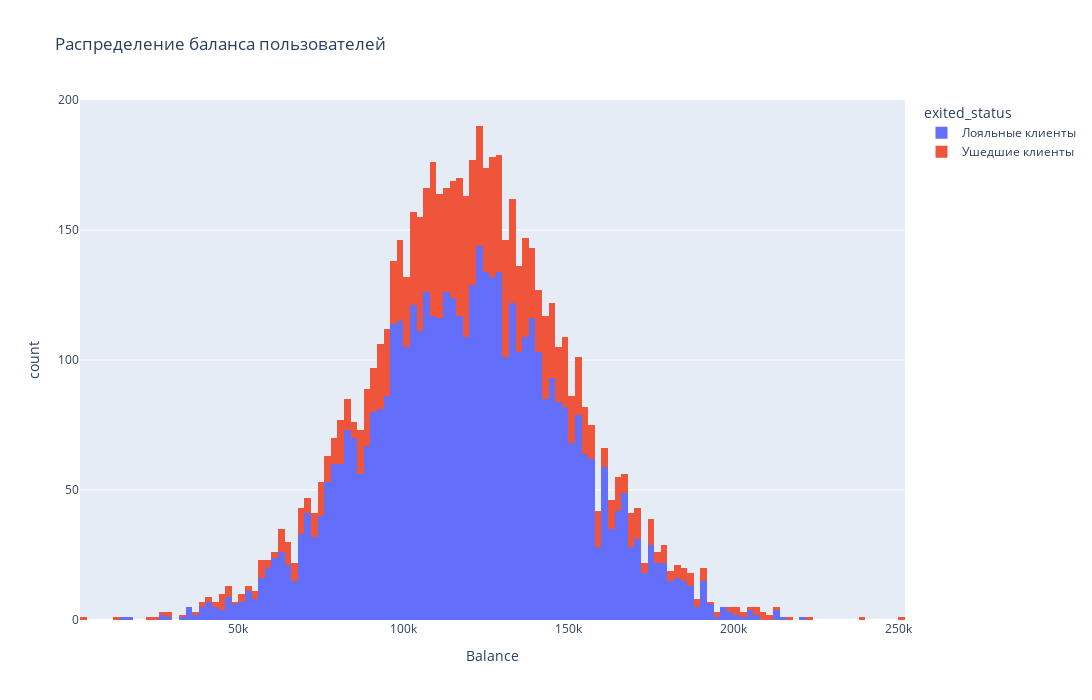

Here is the notebook cell this chart was saved with:
### Markdown cell above
Распределение удобнее показать с помощью гистограммы, еще можно использовать "ящик с усами".

### Code cell
# Построим гистограмму в Plotly
# Зададим переменную для фильтрации клиентов согласно условию >2 500$
filter_balance = churn_data.Balance > 2500
churn_df_filter = churn_data[filter_balance]
# построим график распределения баланса пользователей
fig = px.histogram(
    data_frame = churn_df_filter, # датафрейм
    x='Balance', # ось абсцисс
    color='exited_status', # расцветка в зависимости от статуса клиента
    width=1100,
    height=700, 
    title='Распределение баланса пользователей'
)
fig.show()
fig.write_html("plotly/churn_Balance.html")
fig.write_image("plotly/churn_Balance.png")

### Figure 1 — Plotly figure (JSON) as saved in the notebook; plotly's stock layout.template omitted (floating-point values rounded to 4 significant figures; data arrays with more than 128 entries replaced by an {"elided": "..."} marker saying what was removed)
{"data": [{"alignmentgroup": "True", "bingroup": "x", "hovertemplate": "exited_status=Лояльные клиенты<br>Balance=%{x}<br>count=%{y}<extra></extra>", "legendgroup": "Лояльные клиенты", "marker": {"color": "#636efa", "pattern": {"shape": ""}}, "name": "Лояльные клиенты", "offsetgroup": "Лояльные клиенты", "orientation": "v", "showlegend": true, "type": "histogram", "x": {"elided": "4846 float values"}, "xaxis": "x", "yaxis": "y"}, {"alignmentgroup": "True", "bingroup": "x", "hovertemplate": "exited_status=Ушедшие клиенты<br>Balance=%{x}<br>count=%{y}<extra></extra>", "legendgroup": "Ушедшие клиенты", "marker": {"color": "#EF553B", "pattern": {"shape": ""}}, "name": "Ушедшие клиенты", "offsetgroup": "Ушедшие клиенты", "orientation": "v", "showlegend": true, "type": "histogram", "x": {"elided": "1537 float values"}, "xaxis": "x", "yaxis": "y"}], "layout": {"barmode": "relative", "height": 700, "legend": {"title": {"text": "exited_status"}, "tracegroupgap": 0}, "title": {"text": "Распределение баланса пользователей"}, "width": 1100, "xaxis": {"anchor": "y", "domain": [0, 1], "title": {"text": "Balance"}}, "yaxis": {"anchor": "x", "domain": [0, 1], "title": {"text": "count"}}}}
